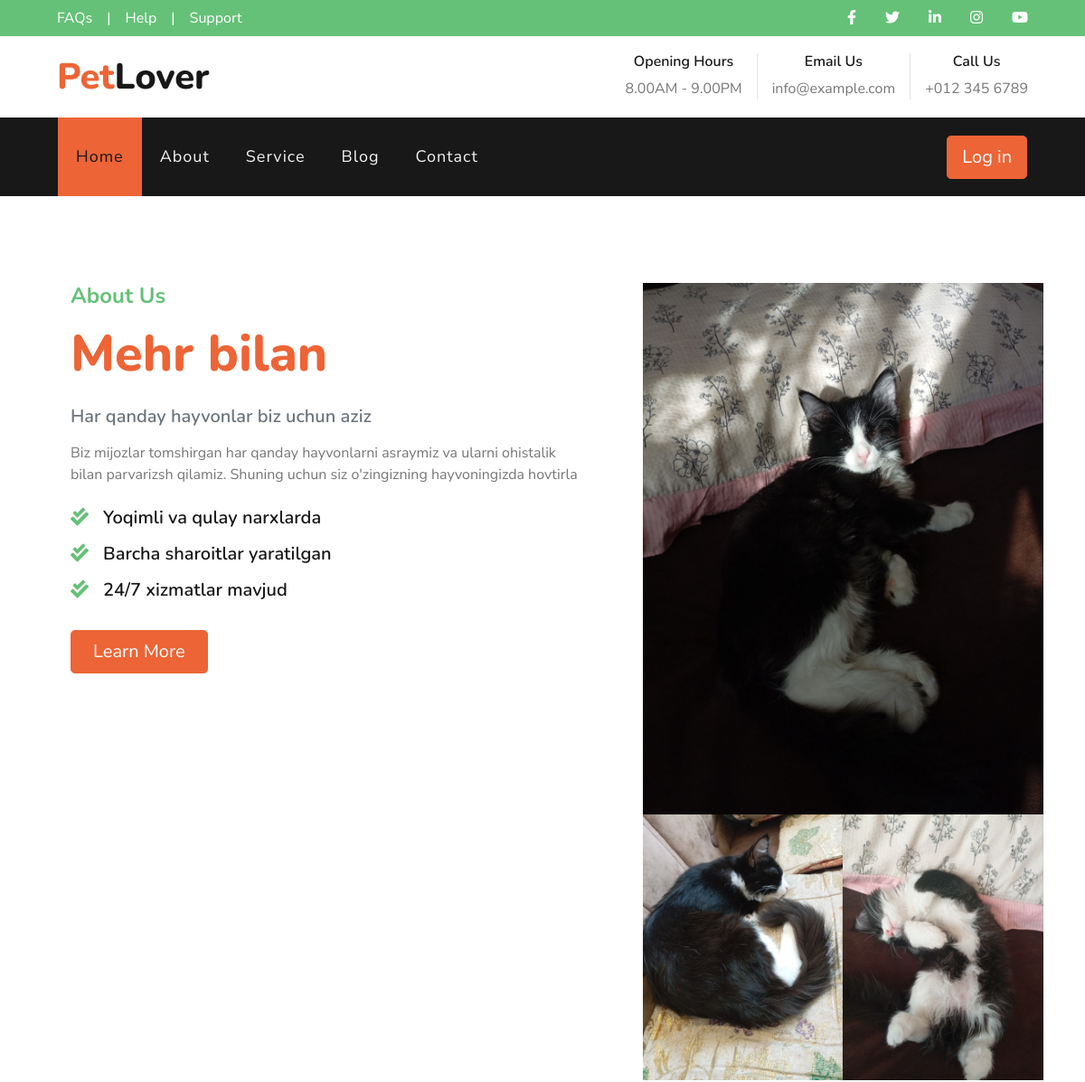
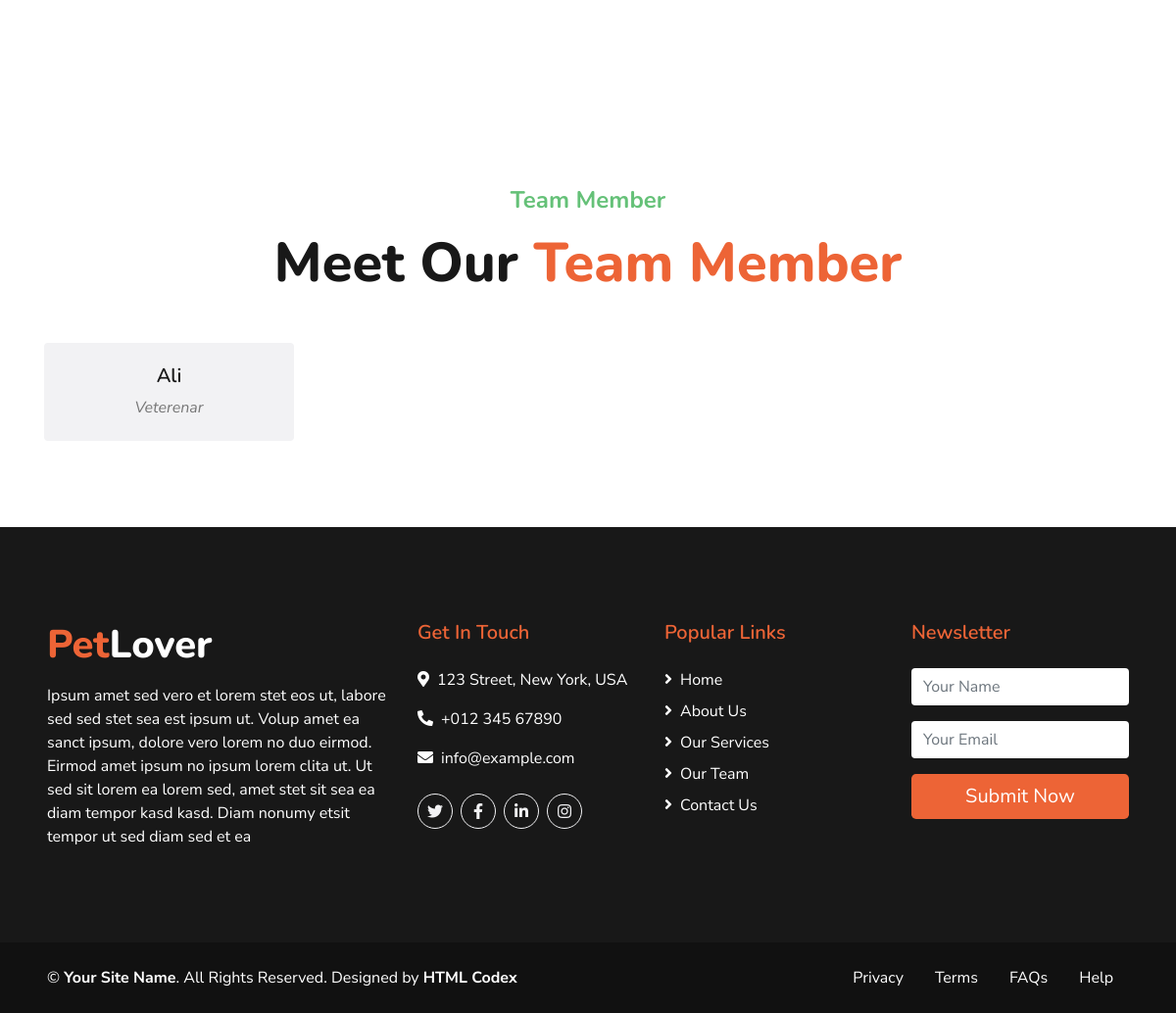
The page /about/ on the database its author committed (2 pictures, top to bottom).
### main/models.py (models this page shows)
class About(models.Model):
    title = models.CharField(max_length=25)
    addition = models.CharField(max_length=100)
    description = models.CharField(max_length=155)
    image = models.ImageField(upload_to='About_image/')
    image2 = models.ImageField(upload_to='About_image2/')
    image3= models.ImageField(upload_to='About_image3/')

class Advantages(models.Model):
    title = models.CharField(max_length=155)

class Team(models.Model):
    image = models.ImageField(upload_to='team_image/')
    name = models.CharField(max_length=55)
    job = models.CharField(max_length=55)
    social = models.ForeignKey(to='Social', on_delete=models.CASCADE)

### main/views.py (the view)
# urls.py: path('about/', about_view, name="about_url"),
def about_view(request):
    context = {
        'about':About.objects.last(),
        'advantages':Advantages.objects.all().order_by('-id')[:3],
        'team': Team.objects.all().order_by('-id')[:4]
    }
    return render(request, 'about.html', context)

### template/about.html (shortened to what this page needs)
{% extends 'base.html' %}
{% block content %}
{% load static %}
    <div class="container py-5">
        <div class="row py-5">
            <div class="col-lg-7 pb-5 pb-lg-0 px-3 px-lg-5">
                <h4 class="text-secondary mb-3">About Us</h4>
                <h1 class="display-4 mb-4"><span class="text-primary">{{ about.title }}</span></h1>
                <h5 class="text-muted mb-3">{{ about.addition }}</h5>
                <p class="mb-4">{{ about.description }}</p>
                {% for i in advantages %}
                <ul class="list-inline">
                    <li><h5><i class="fa fa-check-double text-secondary mr-3"></i>{{ i.title }}</h5></li>
                </ul>
                {% endfor %}
                <a href="" class="btn btn-lg btn-primary mt-3 px-4">Learn More</a>
            </div>
            <div class="col-lg-5">
                <div class="row px-3">
                    <div class="col-12 p-0">
                        <img class="img-fluid w-100" src="{{ about.image.url }}" alt="">
                    </div>
                    <div class="col-6 p-0">
                        <img class="img-fluid w-100" src="{{ about.image2.url }}" alt="">
                    </div>
                    <div class="col-6 p-0">
                        <img class="img-fluid w-100" src="{{ about.image3.url }}" alt="">
                    </div>
                </div>
            </div>
        </div>
    </div>
    <div class="container mt-5 pt-5 pb-3">
        <div class="d-flex flex-column text-center mb-5">
            <h4 class="text-secondary mb-3">Team Member</h4>
            <h1 class="display-4 m-0">Meet Our <span class="text-primary">Team Member</span></h1>
        </div>
        <div class="row">
            {% for i in team %}
            <div class="col-lg-3 col-md-6">
                <div class="team card position-relative overflow-hidden border-0 mb-4">
                    <div class="card-body text-center p-0">
                        <div class="team-text d-flex flex-column justify-content-center bg-light">
                            <h5>{{ i.name }}</h5>
                            <i>{{ i.job }}</i>
                        </div>
                    </div>
                </div>
            </div>
            {% endfor %}
        </div>
    </div>
{% endblock %}

### template/base.html (shortened to what this page needs)
{% load static %}
<!DOCTYPE html>
<html lang="en">
<head>
    <link href="https://cdnjs.cloudflare.com/ajax/libs/font-awesome/5.10.0/css/all.min.css" rel="stylesheet">
    <link href="{% static 'lib/flaticon/font/flaticon.css' %}" rel="stylesheet">
    <link href="{% static 'lib/owlcarousel/assets/owl.carousel.min.css' %}" rel="stylesheet">
    <link href="{% static 'lib/tempusdominus/css/tempusdominus-bootstrap-4.min.css' %}" rel="stylesheet" />
    <link href="{% static 'css/style.css' %}" rel="stylesheet">
</head>
<body>
    <div class="container-fluid">
        <div class="row bg-secondary py-2 px-lg-5">
            <div class="col-lg-6 text-center text-lg-left mb-2 mb-lg-0">
                <div class="d-inline-flex align-items-center">
                    <a class="text-white pr-3" href="">FAQs</a>
                    <span class="text-white">|</span>
                    <a class="text-white px-3" href="">Help</a>
                    <span class="text-white">|</span>
                    <a class="text-white pl-3" href="">Support</a>
                </div>
            </div>
            <div class="col-lg-6 text-center text-lg-right">
                <div class="d-inline-flex align-items-center">
                    <a class="text-white px-3" href="">
                        <i class="fab fa-facebook-f"></i>
                    </a>
                    <a class="text-white px-3" href="">
                        <i class="fab fa-twitter"></i>
                    </a>
                    <a class="text-white px-3" href="">
                        <i class="fab fa-linkedin-in"></i>
                    </a>
                    <a class="text-white px-3" href="">
                        <i class="fab fa-instagram"></i>
                    </a>
                    <a class="text-white pl-3" href="">
                        <i class="fab fa-youtube"></i>
                    </a>
                </div>
            </div>
        </div>
        <div class="row py-3 px-lg-5">
            <div class="col-lg-4">
                <a href="" class="navbar-brand d-none d-lg-block">
                    <h1 class="m-0 display-5 text-capitalize"><span class="text-primary">Pet</span>Lover</h1>
                </a>
            </div>
            <div class="col-lg-8 text-center text-lg-right">
                <div class="d-inline-flex align-items-center">
                    <div class="d-inline-flex flex-column text-center pr-3 border-right">
                        <h6>Opening Hours</h6>
                        <p class="m-0">8.00AM - 9.00PM</p>
                    </div>
                    <div class="d-inline-flex flex-column text-center px-3 border-right">
                        <h6>Email Us</h6>
                        <p class="m-0">info@example.com</p>
                    </div>
                    <div class="d-inline-flex flex-column text-center pl-3">
                        <h6>Call Us</h6>
                        <p class="m-0">+012 345 6789</p>
                    </div>
                </div>
            </div>
        </div>
    </div>
    <div class="container-fluid p-0">
        <nav class="navbar navbar-expand-lg bg-dark navbar-dark py-3 py-lg-0 px-lg-5">
            <div class="collapse navbar-collapse justify-content-between px-3" id="navbarCollapse">
                <div class="navbar-nav mr-auto py-0">
                    <a href="{% url 'index_url' %}" class="nav-item nav-link active">Home</a>
                    <a href="{% url 'about_url' %}" class="nav-item nav-link">About</a>
                    <a href="{% url 'service_url' %}" class="nav-item nav-link">Service</a>
                    <a href="{% url 'blog_url'  %}" class="nav-item nav-link">Blog</a>
                    <a href="{% url 'contact_url' %}" class="nav-item nav-link">Contact</a>
                </div>
                <a href="" class="btn btn-lg btn-primary px-3 d-none d-lg-block">Log in</a>
            </div>
        </nav>
    </div>
    {% block content %}
    {% endblock %}
    <div class="container-fluid bg-dark text-white mt-5 py-5 px-sm-3 px-md-5">
        <div class="row pt-5">
            <div class="col-lg-4 col-md-12 mb-5">
                <h1 class="mb-3 display-5 text-capitalize text-white"><span class="text-primary">Pet</span>Lover</h1>
                <p class="m-0">Ipsum amet sed vero et lorem stet eos ut, labore sed sed stet sea est ipsum ut. Volup amet ea sanct ipsum, dolore vero lorem no duo eirmod. Eirmod amet ipsum no ipsum lorem clita ut. Ut sed sit lorem ea lorem sed, amet stet sit sea ea diam tempor kasd kasd. Diam nonumy etsit tempor ut sed diam sed et ea</p>
            </div>
            <div class="col-lg-8 col-md-12">
                <div class="row">
                    <div class="col-md-4 mb-5">
                        <h5 class="text-primary mb-4">Get In Touch</h5>
                        <p><i class="fa fa-map-marker-alt mr-2"></i>123 Street, New York, USA</p>
                        <p><i class="fa fa-phone-alt mr-2"></i>+012 345 67890</p>
                        <p><i class="fa fa-envelope mr-2"></i>info@example.com</p>
                        <div class="d-flex justify-content-start mt-4">
                            <a class="btn btn-outline-light rounded-circle text-center mr-2 px-0" style="width: 36px; height: 36px;" href="#"><i class="fab fa-twitter"></i></a>
                            <a class="btn btn-outline-light rounded-circle text-center mr-2 px-0" style="width: 36px; height: 36px;" href="#"><i class="fab fa-facebook-f"></i></a>
                            <a class="btn btn-outline-light rounded-circle text-center mr-2 px-0" style="width: 36px; height: 36px;" href="#"><i class="fab fa-linkedin-in"></i></a>
                            <a class="btn btn-outline-light rounded-circle text-center mr-2 px-0" style="width: 36px; height: 36px;" href="#"><i class="fab fa-instagram"></i></a>
                        </div>
                    </div>
                    <div class="col-md-4 mb-5">
                        <h5 class="text-primary mb-4">Popular Links</h5>
                        <div class="d-flex flex-column justify-content-start">
                            <a class="text-white mb-2" href="#"><i class="fa fa-angle-right mr-2"></i>Home</a>
                            <a class="text-white mb-2" href="#"><i class="fa fa-angle-right mr-2"></i>About Us</a>
                            <a class="text-white mb-2" href="#"><i class="fa fa-angle-right mr-2"></i>Our Services</a>
                            <a class="text-white mb-2" href="#"><i class="fa fa-angle-right mr-2"></i>Our Team</a>
                            <a class="text-white" href="#"><i class="fa fa-angle-right mr-2"></i>Contact Us</a>
                        </div>
                    </div>
                    <div class="col-md-4 mb-5">
                        <h5 class="text-primary mb-4">Newsletter</h5>
                        <form action="">
                            <div class="form-group">
                                <input type="text" class="form-control border-0" placeholder="Your Name" required="required" />
                            </div>
                            <div class="form-group">
                                <input type="email" class="form-control border-0" placeholder="Your Email" required="required" />
                            </div>
                            <div>
                                <button class="btn btn-lg btn-primary btn-block border-0" type="submit">Submit Now</button>
                            </div>
                        </form>
                    </div>
                </div>
            </div>
        </div>
    </div>
    <div class="container-fluid text-white py-4 px-sm-3 px-md-5" style="background: #111111;">
        <div class="row">
            <div class="col-md-6 text-center text-md-left mb-3 mb-md-0">
                <p class="m-0 text-white">
                    &copy; <a class="text-white font-weight-bold" href="#">Your Site Name</a>. All Rights Reserved. Designed by
                    <a class="text-white font-weight-bold" href="https://htmlcodex.com">HTML Codex</a>
                </p>
            </div>
            <div class="col-md-6 text-center text-md-right">
                <ul class="nav d-inline-flex">
                    <li class="nav-item">
                        <a class="nav-link text-white py-0" href="#">Privacy</a>
                    </li>
                    <li class="nav-item">
                        <a class="nav-link text-white py-0" href="#">Terms</a>
                    </li>
                    <li class="nav-item">
                        <a class="nav-link text-white py-0" href="#">FAQs</a>
                    </li>
                    <li class="nav-item">
                        <a class="nav-link text-white py-0" href="#">Help</a>
                    </li>
                </ul>
            </div>
        </div>
    </div>
</body>
</html>

### rows shown on the page
About: title "Mehr bilan", addition "Har qanday hayvonlar biz uchun aziz", description "Biz mijozlar tomshirgan har qanday hayvonlarni asraymiz va ularni ohistalik bilan parvarizsh qilamiz. Shuning uchun siz o'zingizning hayvoningizda hovtirla", image (picture), image2 (picture), image3 (picture)
Advantages: title "Yoqimli va qulay narxlarda"
Advantages: title "Barcha sharoitlar yaratilgan"
Advantages: title "24/7 xizmatlar mavjud"
Team: name "Ali", job "Veterenar"
